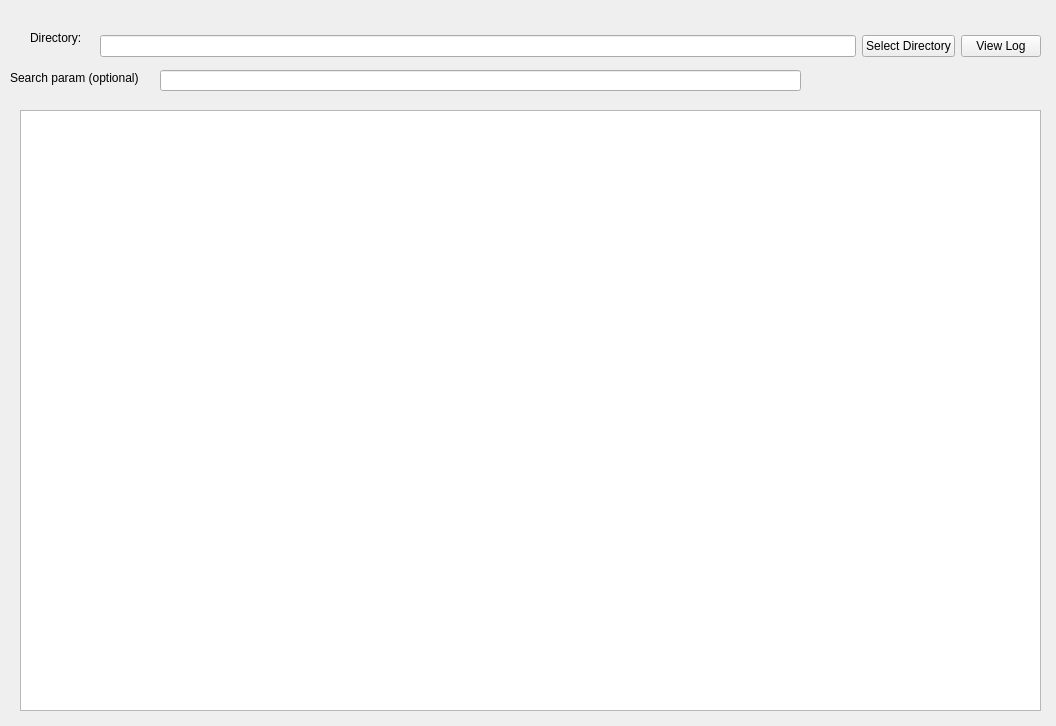
<?xml version="1.0" encoding="UTF-8"?>
<ui version="4.0">
 <class>GitLogViewer</class>
 <widget class="QWidget" name="GitLogViewer">
  <property name="geometry">
   <rect>
    <x>0</x>
    <y>0</y>
    <width>1056</width>
    <height>726</height>
   </rect>
  </property>
  <property name="windowTitle">
   <string>Form</string>
  </property>
  <property name="accessibleName">
   <string extracomment="Git Log Viewer">glv</string>
  </property>
  <widget class="QLabel" name="label">
   <property name="geometry">
    <rect>
     <x>30</x>
     <y>30</y>
     <width>60</width>
     <height>16</height>
    </rect>
   </property>
   <property name="text">
    <string>Directory:</string>
   </property>
  </widget>
  <widget class="QLabel" name="label_2">
   <property name="geometry">
    <rect>
     <x>10</x>
     <y>70</y>
     <width>151</width>
     <height>16</height>
    </rect>
   </property>
   <property name="text">
    <string>Search param (optional)</string>
   </property>
  </widget>
  <widget class="QLineEdit" name="lineEdit_2">
   <property name="geometry">
    <rect>
     <x>160</x>
     <y>70</y>
     <width>641</width>
     <height>21</height>
    </rect>
   </property>
  </widget>
  <widget class="QTreeView" name="treeView">
   <property name="geometry">
    <rect>
     <x>20</x>
     <y>110</y>
     <width>1021</width>
     <height>601</height>
    </rect>
   </property>
  </widget>
  <widget class="QWidget" name="">
   <property name="geometry">
    <rect>
     <x>100</x>
     <y>20</y>
     <width>941</width>
     <height>52</height>
    </rect>
   </property>
   <layout class="QGridLayout" name="gridLayout">
    <item row="0" column="2">
     <widget class="QPushButton" name="pushButton_2">
      <property name="text">
       <string>View Log</string>
      </property>
     </widget>
    </item>
    <item row="0" column="1">
     <widget class="QPushButton" name="pushButton">
      <property name="text">
       <string>Select Directory</string>
      </property>
     </widget>
    </item>
    <item row="0" column="0">
     <widget class="QLineEdit" name="lineEdit"/>
    </item>
   </layout>
  </widget>
 </widget>
 <resources/>
 <connections/>
</ui>
